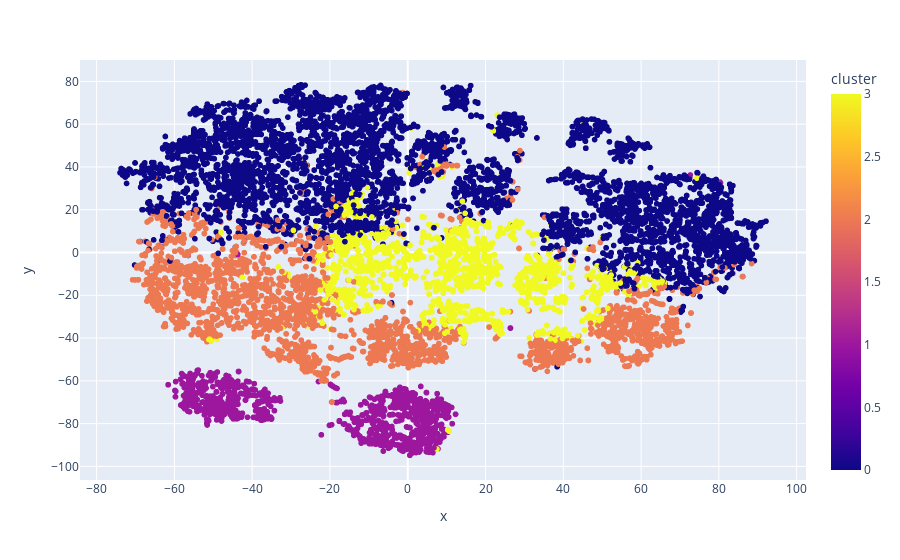

The code cell stored with this chart in its notebook:
### Code cell
# Visualisation of clusters using tsne
tsne_pipeline = Pipeline([('scaler', StandardScaler()), ('tsne', TSNE(n_components=2, verbose=False))])
genre_embedding = tsne_pipeline.fit_transform(X)
projection = pd.DataFrame(columns=['x', 'y'], data=genre_embedding)
projection['genres'] = new['genres']
projection['cluster'] = new['cluster']

fig = px.scatter(
    projection, x='x', y='y', color='cluster', hover_data=['x', 'y', 'genres'])
fig.show()

### Figure 1 — Plotly figure (JSON) as saved in the notebook; plotly's stock layout.template omitted (floating-point values rounded to 4 significant figures; data arrays with more than 128 entries replaced by an {"elided": "..."} marker saying what was removed)
{"data": [{"customdata": {"elided": "13402x1 str values"}, "hovertemplate": "x=%{x}<br>y=%{y}<br>genres=%{customdata[0]}<br>cluster=%{marker.color}<extra></extra>", "legendgroup": "", "marker": {"color": {"elided": "13402 int values"}, "coloraxis": "coloraxis", "symbol": "circle"}, "mode": "markers", "name": "", "showlegend": false, "type": "scattergl", "x": {"elided": "13402 float values"}, "xaxis": "x", "y": {"elided": "13402 float values"}, "yaxis": "y"}], "layout": {"coloraxis": {"colorbar": {"title": {"text": "cluster"}}, "colorscale": [[0, "#0d0887"], [0.1111, "#46039f"], [0.2222, "#7201a8"], [0.3333, "#9c179e"], [0.4444, "#bd3786"], [0.5556, "#d8576b"], [0.6667, "#ed7953"], [0.7778, "#fb9f3a"], [0.8889, "#fdca26"], [1, "#f0f921"]]}, "legend": {"tracegroupgap": 0}, "margin": {"t": 60}, "xaxis": {"anchor": "y", "domain": [0, 1], "title": {"text": "x"}}, "yaxis": {"anchor": "x", "domain": [0, 1], "title": {"text": "y"}}}}
